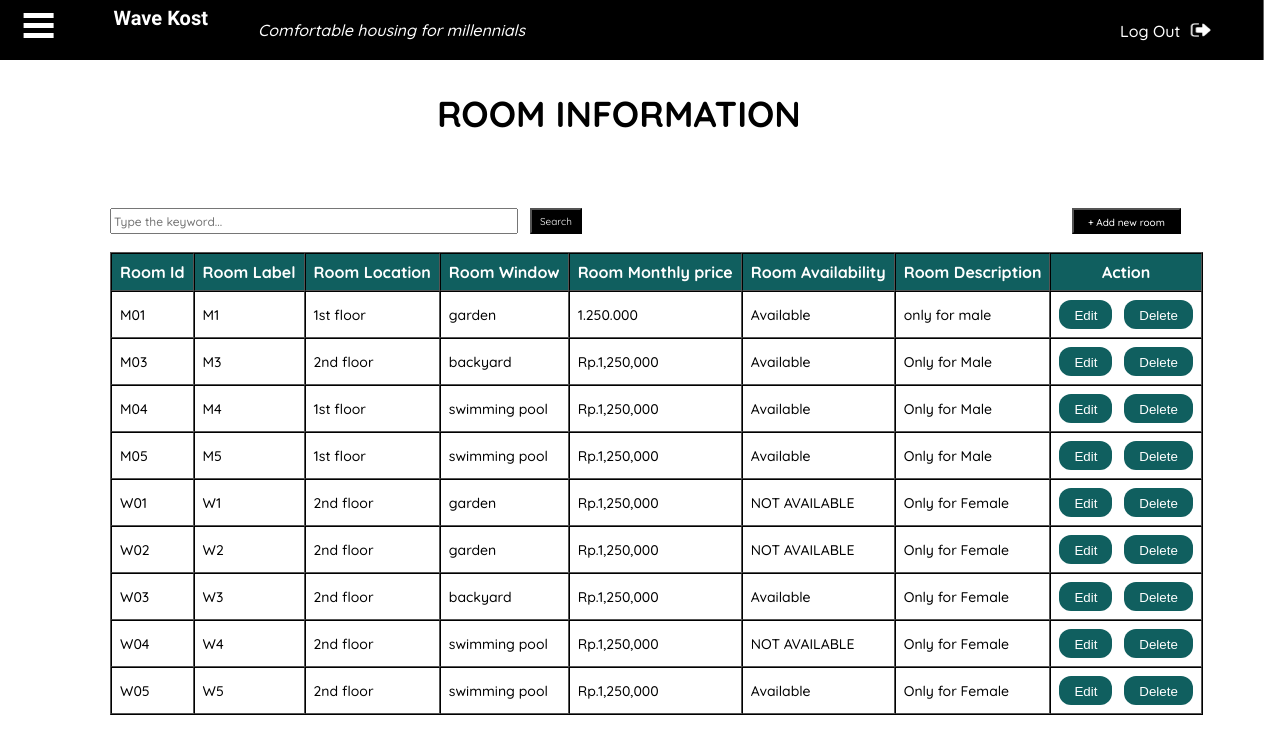
Screenshot of /room.php with the database file from the repository.
### tables this page shows
CREATE TABLE `myroom` (
  `room_id` varchar(100) NOT NULL,
  `room_label` varchar(100) NOT NULL,
  `room_location` varchar(100) NOT NULL,
  `room_window` varchar(100) NOT NULL,
  `room_monthly_price` varchar(100) NOT NULL,
  `room_availability` varchar(100) NOT NULL,
  `room_description` varchar(255) NOT NULL
);

### room.php (the view, shortened to what this page needs)
<?php
    $conn= mysqli_connect("localhost", "root", "", "room");
    $myroom= mysqli_query($conn, "SELECT*FROM myroom");
?>
<!DOCTYPE html>
<html lang="en">
<head>
    <link rel="stylesheet" href="css/room.css" />
</head>
<body>
<div class="sidebar">
        <div class="toggleBtn">
            <span> </span>
            <span> </span>
            <span> </span>
        </div>
    <h3 class="wave">Wave Kost <span class="desc">Comfortable housing for millennials</span>
    <span class="logout"><a href="login.php">Log Out<img src="img/logout1.png" style="width:20px; height:14px;"/></span></a></h3>
</div>
    <h1 id="roomInfo">ROOM INFORMATION</h1>
   <br>
<div id="search-add" >
    <form action="" method="POST">
    <input type="text" class="keyword" name="keyword" placeholder="Type the keyword..."  autofocus >
    <button class="search" type="submit" name="search">Search</button>
   <button class="add"><a href="r_add.php" target="_blank">+ Add new room</a></button></form>
</div>
<div id="main">
<br>
     <table border="1" cellspacing="0" cellpadding="8" class="table">
    <tr class="tb-head">
       <th>Room Id</th>
       <th>Room Label</th>
       <th>Room Location</th>
       <th>Room Window</th>
       <th>Room Monthly price</th>
       <th>Room Availability</th>
       <th>Room Description</th>
       <th>Action</th>
    </tr>
</div>
    <?php foreach($myroom as $row) : ?>
    <tr class="tb">
       <td><?= $row["room_id"]; ?></td>
       <td><?= $row["room_label"]; ?></td>
       <td><?= $row["room_location"]; ?></td>
       <td><?= $row["room_window"]; ?></td>
       <td><?= $row["room_monthly_price"]; ?></td>
       <td><?= $row["room_availability"]; ?></td>
       <td><?= $row["room_description"]; ?></td>
       <td class="action">
          <a href="r_edit.php?room_id=<?= $row["room_id"];?>"><button class="edit">Edit</button></a>
          <a href="r_delete.php?room_id=<?= $row["room_id"]; ?>" onclick="return confirm('Delete this room?')"><button class="delete">Delete</button></a>
       </td>
    </tr>
    <?php	endforeach; ?>
</body>
</html>

### css/room.css (style rules this page uses)
body { margin: 0; padding: 0; background: white; box-sizing: border-box; }
#main { margin: 0; padding: 0px; font-size: 14px; font-family: 'Quicksand', sans-serif; font-weight: 500; margin-left: 110px; margin-bottom: 0; }
#roomInfo { margin-left: 430px; margin-bottom: 5px; top: 5px; padding: 7px; font-family: 'Quicksand', sans-serif; font-weight: 700; font-size: 36px; }
#search-add { display: flex; padding-left: 110px; margin: 0; margin-top: 40px; justify-content: space-between; text-decoration: none; }
#search-add form input.keyword { height: 20px; font-family: 'Quicksand', sans-serif; font-weight: 500; font-size: 12px; }
#search-add form { margin-top: 2px; display: flex; border-color: black; border: 5px; transition: all 1s; }
#search-add form input { width: 400px; height: 25px; }
#search-add form button.search { margin-left: 12px; font-family: 'Quicksand', sans-serif; font-size: 10px; padding-left: 8px; padding-right: 8px; background: black; color: white; }
#search-add form button.add { margin-left: 490px; background: black; }
#search-add form button.add a { text-decoration: none; font-family: 'Quicksand', sans-serif; font-size: 10px; font-weight: 500; padding-left: 8px; padding-right: 8px; color: white; }
table { transition: all 1s; color: black; border-color: black; }
.tb-head { background: #105F5F; color: white; font-weight: 700; font-size: 16px; }
#main table tr.tb td.action button { background: #105F5F; padding: 6px; padding-top: 8px; padding-left: 15px; padding-right: 15px; border: 0; cursor: pointer; }
#main table tr.tb td.action button.edit { margin-right: 4px; border-radius: 12px; }
#main table tr.tb td.action button.delete { margin-left: 4px; border-radius: 12px; }
#main table tr.tb td.action a button { text-decoration: none; color: white; }
.sidebar { display: -webkit-sticky; position: sticky; top: 0; justify-content: space-between; width: 1560px; height: 60px; Left: 10px; background-color: black; z-index: 2; transform: translateX(-19%); }
.sidebar h3 { display: flex; margin-top: 0; padding-right: 15px; padding-top: 6px; color: white; margin-left: 410px; font-family: 'Rock Salt', cursive; font-size: 20px; }
.sidebar h3 span.desc { margin-top: 0; padding-left: 50px; padding-top: 14px; padding-right: 10px; color: white; font-family: 'Quicksand', sans-serif; font-weight: 500; font-size: 16px; font-style: italic; }
.sidebar h3 span.logout { margin-top: 0; padding-top: 13px; color: white; margin-left: 585px; font-family: 'Quicksand', sans-serif; font-weight: 500; font-size: 16px; z-index: 3; }
.sidebar h3 span.logout img { padding-top: 4px; margin-left: 10px; }
.sidebar h3 span.logout a { text-decoration: none; color: white; }
.toggleBtn { margin-left: 320px; top: 8px; bottom: 8px; position: absolute; }
.toggleBtn span { display: flex; flex-direction: column; width: 30px; height: 5px; background: white; margin: 5px 0px; position: relative; transition: all 0.5s; z-index: 2; }
.toggleBtn span:nth-child(2) { transform-origin: 0 0; }
.toggleBtn span:nth-child(4) { transform-origin: 0 100%; }

### rows the page displays
myroom: room_id "M01", room_label "M1", room_location "1st floor", room_window "garden", room_monthly_price "1.250.000", room_availability "Available", room_description "only for male"
myroom: room_id "M03", room_label "M3", room_location "2nd floor", room_window "backyard", room_monthly_price "Rp.1,250,000", room_availability "Available", room_description "Only for Male"
myroom: room_id "M04", room_label "M4", room_location "1st floor", room_window "swimming pool", room_monthly_price "Rp.1,250,000", room_availability "Available", room_description "Only for Male"
myroom: room_id "M05", room_label "M5", room_location "1st floor", room_window "swimming pool", room_monthly_price "Rp.1,250,000", room_availability "Available", room_description "Only for Male"
myroom: room_id "W01", room_label "W1", room_location "2nd floor", room_window "garden", room_monthly_price "Rp.1,250,000", room_availability "NOT AVAILABLE", room_description "Only for Female"
myroom: room_id "W02", room_label "W2", room_location "2nd floor", room_window "garden", room_monthly_price "Rp.1,250,000", room_availability "NOT AVAILABLE", room_description "Only for Female"
myroom: room_id "W03", room_label "W3", room_location "2nd floor", room_window "backyard", room_monthly_price "Rp.1,250,000", room_availability "Available", room_description "Only for Female"
myroom: room_id "W04", room_label "W4", room_location "2nd floor", room_window "swimming pool", room_monthly_price "Rp.1,250,000", room_availability "NOT AVAILABLE", room_description "Only for Female"
myroom: room_id "W05", room_label "W5", room_location "2nd floor", room_window "swimming pool", room_monthly_price "Rp.1,250,000", room_availability "Available", room_description "Only for Female"
